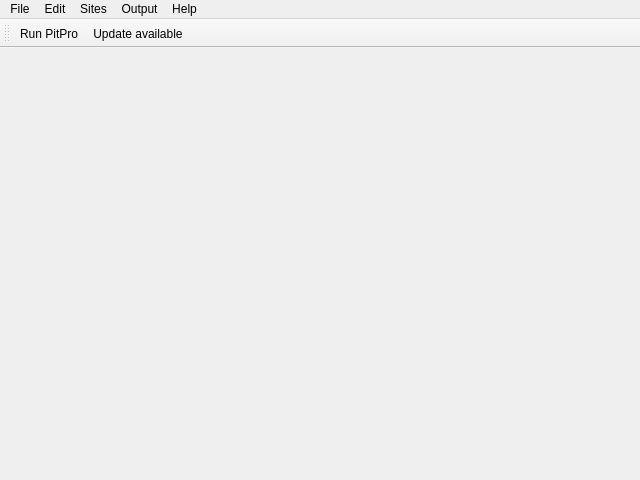
<?xml version="1.0" encoding="UTF-8"?>
<ui version="4.0">
 <class>PitProWindow</class>
 <widget class="QMainWindow" name="PitProWindow">
  <property name="geometry">
   <rect>
    <x>0</x>
    <y>0</y>
    <width>640</width>
    <height>480</height>
   </rect>
  </property>
  <property name="windowTitle">
   <string>MainWindow</string>
  </property>
  <widget class="QWidget" name="centralWidget"/>
  <widget class="QMenuBar" name="menuBar">
   <property name="geometry">
    <rect>
     <x>0</x>
     <y>0</y>
     <width>640</width>
     <height>21</height>
    </rect>
   </property>
   <widget class="QMenu" name="menuHelp">
    <property name="title">
     <string>Help</string>
    </property>
    <addaction name="showManualAction"/>
    <addaction name="checkForUpdatesAction"/>
    <addaction name="separator"/>
    <addaction name="showInfoAction"/>
   </widget>
   <widget class="QMenu" name="menuOutput">
    <property name="title">
     <string>Output</string>
    </property>
    <addaction name="showOutputWindowAction"/>
    <addaction name="separator"/>
    <addaction name="showSummariesAction"/>
   </widget>
   <widget class="QMenu" name="menuEdit">
    <property name="title">
     <string>Edit</string>
    </property>
    <addaction name="restoreDefaultsAction"/>
   </widget>
   <widget class="QMenu" name="menuData">
    <property name="title">
     <string>Sites</string>
    </property>
    <addaction name="editSitesConfigAction"/>
    <addaction name="showSitesConfigAction"/>
    <addaction name="separator"/>
    <addaction name="showUpdateManagerAction"/>
   </widget>
   <widget class="QMenu" name="menuFile">
    <property name="title">
     <string>File</string>
    </property>
    <addaction name="runAction"/>
    <addaction name="cancelRunAction"/>
    <addaction name="separator"/>
    <addaction name="loadConfigAction"/>
    <addaction name="saveConfigAction"/>
    <addaction name="fileSave_run_configuration_asAction"/>
    <addaction name="separator"/>
    <addaction name="exitAction"/>
   </widget>
   <addaction name="menuFile"/>
   <addaction name="menuEdit"/>
   <addaction name="menuData"/>
   <addaction name="menuOutput"/>
   <addaction name="menuHelp"/>
  </widget>
  <widget class="QToolBar" name="toolbar">
   <property name="orientation">
    <enum>Qt::Horizontal</enum>
   </property>
   <attribute name="toolBarArea">
    <enum>TopToolBarArea</enum>
   </attribute>
   <attribute name="toolBarBreak">
    <bool>false</bool>
   </attribute>
   <addaction name="runAction"/>
   <addaction name="actionUpdate_available"/>
  </widget>
  <action name="runAction">
   <property name="icon">
    <iconset resource="icons.qrc">
     <normaloff>:/icons/misc.png</normaloff>:/icons/misc.png</iconset>
   </property>
   <property name="text">
    <string>Run PitPro</string>
   </property>
   <property name="whatsThis">
    <string>Run the program using the current configuration.</string>
   </property>
  </action>
  <action name="cancelRunAction">
   <property name="text">
    <string>Cancel run</string>
   </property>
   <property name="whatsThis">
    <string>Cancel the current run.</string>
   </property>
  </action>
  <action name="loadConfigAction">
   <property name="text">
    <string>Load run configuration file...</string>
   </property>
   <property name="whatsThis">
    <string>Load a configuration from file.</string>
   </property>
  </action>
  <action name="saveConfigAction">
   <property name="text">
    <string>Save run configuration</string>
   </property>
   <property name="whatsThis">
    <string>Save the current run configuration with the current configuration name.</string>
   </property>
  </action>
  <action name="fileSave_run_configuration_asAction">
   <property name="text">
    <string>Save run configuration as...</string>
   </property>
   <property name="whatsThis">
    <string>Save the run configuration with a new name.</string>
   </property>
  </action>
  <action name="exitAction">
   <property name="text">
    <string>Exit</string>
   </property>
  </action>
  <action name="actionData_converter">
   <property name="text">
    <string>Data converter...</string>
   </property>
   <property name="whatsThis">
    <string>Show the data converter.</string>
   </property>
  </action>
  <action name="showSitesConfigAction">
   <property name="text">
    <string>Show current sites configuration...</string>
   </property>
   <property name="whatsThis">
    <string>Show the sites configuration.</string>
   </property>
  </action>
  <action name="showOutputWindowAction">
   <property name="text">
    <string>Show status window...</string>
   </property>
   <property name="whatsThis">
    <string>Show the program message console.</string>
   </property>
  </action>
  <action name="showSummariesAction">
   <property name="text">
    <string>Results manager...</string>
   </property>
   <property name="whatsThis">
    <string>Show the data manager.</string>
   </property>
  </action>
  <action name="showManualAction">
   <property name="text">
    <string>Manual...</string>
   </property>
  </action>
  <action name="showUpdateManagerAction">
   <property name="text">
    <string>Check for configuration updates...</string>
   </property>
  </action>
  <action name="showInfoAction">
   <property name="text">
    <string>About...</string>
   </property>
   <property name="whatsThis">
    <string>Show program information.</string>
   </property>
  </action>
  <action name="restoreDefaultsAction">
   <property name="text">
    <string>Restore defaults</string>
   </property>
   <property name="whatsThis">
    <string>Restore the settings to program defaults.</string>
   </property>
  </action>
  <action name="actionUpdate_available">
   <property name="icon">
    <iconset resource="icons.qrc">
     <normaloff>:/icons/messagebox_warning.png</normaloff>:/icons/messagebox_warning.png</iconset>
   </property>
   <property name="text">
    <string>Update available</string>
   </property>
   <property name="whatsThis">
    <string>This icon indicates that an update is available, either for the program, or for the sites configuration file. Click this toolbar icon to bring up the update manager.</string>
   </property>
  </action>
  <action name="editSitesConfigAction">
   <property name="text">
    <string>Select active sites configuration...</string>
   </property>
  </action>
  <action name="checkForUpdatesAction">
   <property name="text">
    <string>Check for updates</string>
   </property>
  </action>
 </widget>
 <resources>
  <include location="icons.qrc"/>
 </resources>
 <connections/>
</ui>
